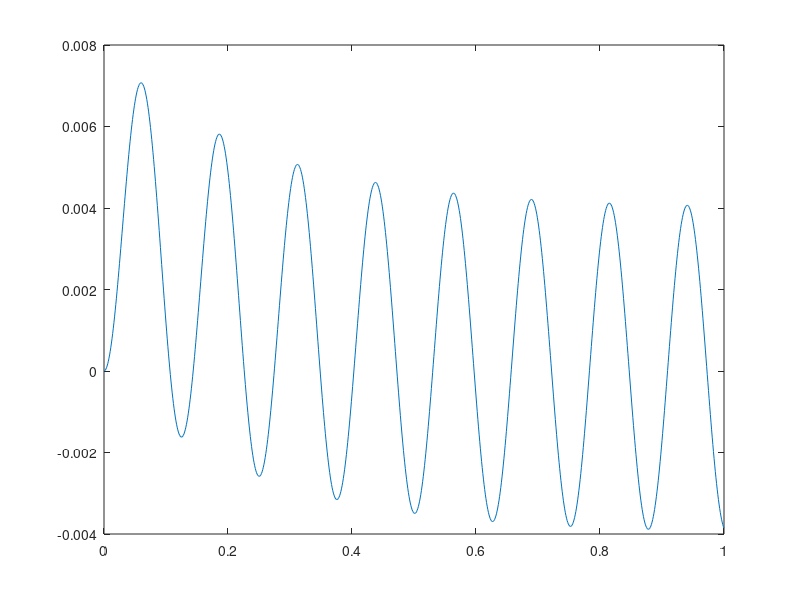

Here is the MATLAB script that generated this plot:
R= 120.0; 
L= 0.01; 
C= 0.002;

A = [0 1; -1/(L*C) -R/L];
B = [1/L*C; 0];
C = [1 0];
D=0;

frequ = 50; % frequency 
a = 1; % amplitude 
input = @(t) a * sin(frequ * t); % input function
t = (0:0.001:1); 
u = input(t); 

sys = ss(A,B,C,D); % exercise 2a
y=lsim(sys,u, t); % exercise 2b
plot(t,y)

% exercise 2c:
% all the eigenvalues of A are negative so its stable system 
eig(A)


